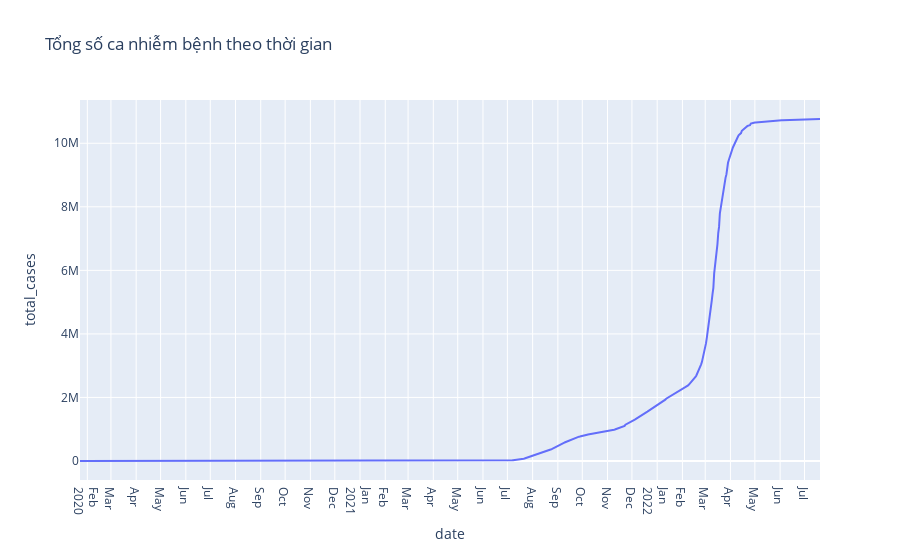

Write notebook code for a chart like this one.
### Code cell
fig = px.line(df, x="date", y="total_cases",
              hover_data={"date": "|%B %d, %Y"},
              title='Tổng số ca nhiễm bệnh theo thời gian')
fig.update_xaxes(
    dtick="M1",
    tickformat="%b\n%Y")
fig.show()

### Figure 1 — Plotly figure (JSON) as saved in the notebook; plotly's stock layout.template omitted (floating-point values rounded to 4 significant figures; data arrays with more than 128 entries replaced by an {"elided": "..."} marker saying what was removed)
{"data": [{"hovertemplate": "date=%{x|%B %d, %Y}<br>total_cases=%{y}<extra></extra>", "legendgroup": "", "line": {"color": "#636efa", "dash": "solid"}, "marker": {"symbol": "circle"}, "mode": "lines", "name": "", "orientation": "v", "showlegend": false, "type": "scatter", "x": {"elided": "910 str values"}, "xaxis": "x", "y": {"elided": "910 int values"}, "yaxis": "y"}], "layout": {"legend": {"tracegroupgap": 0}, "title": {"text": "Tổng số ca nhiễm bệnh theo thời gian"}, "xaxis": {"anchor": "y", "domain": [0, 1], "dtick": "M1", "tickformat": "%b\n%Y", "title": {"text": "date"}}, "yaxis": {"anchor": "x", "domain": [0, 1], "title": {"text": "total_cases"}}}}
